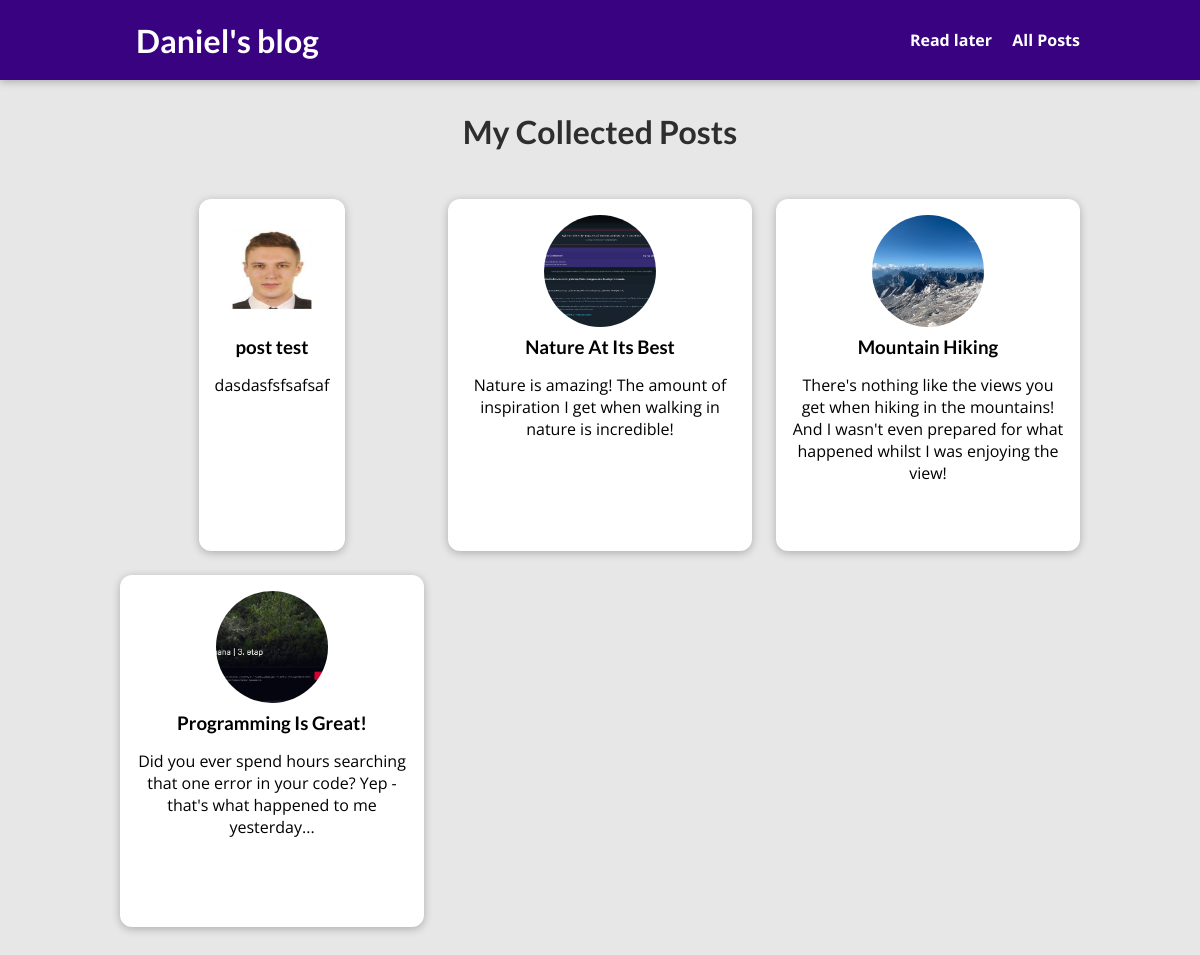
/posts/, run on the app's committed database.
### blog/models.py (models this page shows, shortened)
class Post(models.Model):
    title = models.CharField(max_length=50)
    excerpt = models.TextField(max_length=150)
    image = models.ImageField(upload_to="images", null=True)
    date = models.DateTimeField(auto_now=True)
    slug = models.SlugField(default='', null=True, db_index=True)
    content = models.TextField(max_length=500)
    author = models.ForeignKey(Author, on_delete=models.SET_NULL, null=True, related_name="posts")
    tags = models.ManyToManyField(Tag)

### blog/views.py (the view)
# urls.py: path('posts/', views.PostsView.as_view(), name="posts-page"),
class PostsView(ListView):
    template_name = "blog/all-posts.html"
    model = Post
    context_object_name = "posts"
    ordering = ["date"]

### blog/templates/blog/all-posts.html (shortened to what this page needs)
{% extends 'base.html' %}
{% load static %}
{% block css %}
    <link href="{% static 'blog/post.css' %}" rel="stylesheet">
    <link href="{% static 'blog/all-posts.css' %}" rel="stylesheet">
{% endblock %}
{% block content %}
    <section id="all-posts">
        <h2>My Collected Posts</h2>
        <ul>
            {% for post in posts %}
                {% include "blog/includes/post.html" %}
            {% endfor %}
        </ul>
    </section>
{% endblock %}

### templates/base.html (shortened to what this page needs)
{% load static %}
<!DOCTYPE html>
<html lang="en">
<head>
    {% block css %}{% endblock %}
    <link rel="stylesheet" href="{% static 'app.css' %}">
</head>
<body>
<header id="main-navigation">
    <h1><a href="{% url 'starting-page' %}">Daniel's blog</a></h1>
    <nav>
        <a href="{% url 'read-later' %}">Read later</a>
        <a href="{% url 'posts-page' %}">All Posts</a>
    </nav>
</header>
{% block content %}{% endblock %}
</body>
</html>

### blog/templates/blog/includes/post.html
<li>
    <article class="post">
        <a href="{% url 'post-detail-page' post.slug %}">
            <img src="{{ post.image.url }}" alt="{{ post.title }}"/>
            <div class="post__content">
                <h3>{{ post.title }}</h3>
                <p>
                    {{ post.excerpt }}
                </p>
            </div>
        </a>
    </article>
</li>

### blog/static/blog/post.css (style rules this page uses)
.post { display: flex; flex-direction: column; align-items: center; text-align: center; }
.post a { text-decoration: none; color: black; transition: all 0.2s ease; padding: 1rem; }
.post img { width: 5rem; height: 5rem; object-fit: cover; border-radius: 50%; }
.post h3 { margin: 0.25rem 0; }

### blog/static/blog/all-posts.css (style rules this page uses)
body { background-color: #e7e7e7; }
#main-navigation { background-color: #390281; box-shadow: 0 2px 8px rgba(0, 0, 0, 0.25); }
#all-posts { margin: 7rem auto; width: 90%; max-width: 60rem; }
#all-posts h2 { text-align: center; font-size: 2rem; color: #2e2e2e; margin: 3rem 0; }
ul { list-style: none; margin: 0; padding: 0; display: grid; grid-template-columns: repeat(auto-fill, minmax(17rem, 1fr)); gap: 1.5rem; }
.post img { width: 7rem; height: 7rem; }
.post a { height: 22rem; transform-origin: center; box-shadow: 0 2px 8px rgba(0, 0, 0, 0.25); border-radius: 12px; background-color: white; }

### static/app.css (style rules this page uses)
* { box-sizing: border-box; }
html { font-family: 'Open Sans', 'Lato', sans-serif; }
body { margin: 0; }
h1, h2, h3 { font-family: 'Lato', sans-serif; font-weight: bold; }
#main-navigation { width: 100%; height: 5rem; display: flex; justify-content: space-between; align-items: center; padding: 0 10%; position: absolute; top: 0; left: 0; }
#main-navigation a { text-decoration: none; color: white; font-weight: bold; margin-left: 1rem; }

### data on the page
Post: image (picture), title "post test", excerpt "dasdasfsfsafsaf"
Post: image (picture), title "Nature At Its Best", excerpt "Nature is amazing! The amount of inspiration I get when walking in nature is incredible!"
Post: image (picture), title "Mountain Hiking", excerpt "There's nothing like the views you get when hiking in the mountains! And I wasn't even prepared for what happened whilst I was enjoying the view!"
Post: image (picture), title "Programming Is Great!", excerpt "Did you ever spend hours searching that one error in your code? Yep - that's what happened to me yesterday..."
